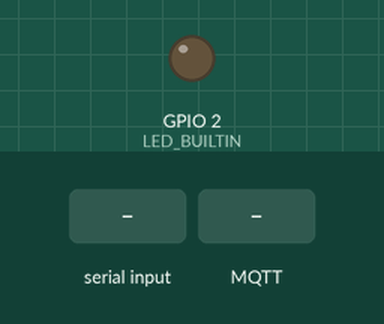
Simulated run of this sketch. Board: ESP32. Parts: output pins drawn as LEDs (lit = HIGH). Dashed ring = blinking. The test bench sets the inputs (shaded band). WiFi joins after 1.5 s; servers stay silent unless stated; no MQTT or app messages arrive unless stated; what the sketch prints to the serial monitor is not drawn.

Above: at 0.6 s.
At 3.02 s:
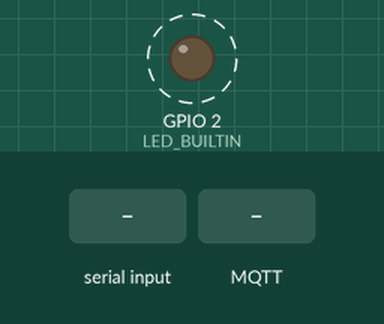
3.3 s: "1" received over Serial
At 4.9 s:
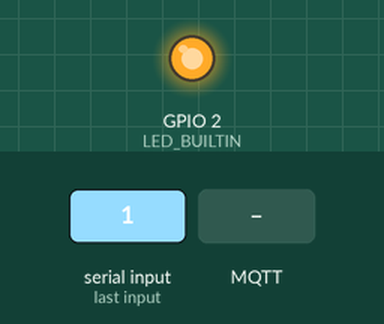
5.5 s: MQTT message "1" arrives on the first subscribed topic
7.0 s: MQTT message "on" arrives on the first subscribed topic
8.5 s: MQTT message "off" arrives on the first subscribed topic
Timing chart, 0 to 11.0 s (numbered marks = the images above; inputs shaded):
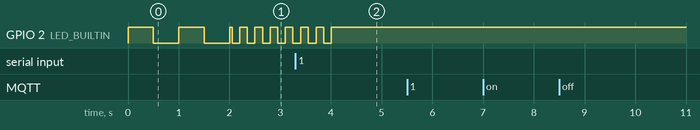

The sketch:

esp-mqtt-client.ino
```cpp
#include <WiFi.h>
#include <PubSubClient.h>

const char* ssid = "OGSSC-01";       //change this to your wifi username
const char* password = "OG-2024*";  //change this to your wifi password

const char* mqtt_server = "test.mosquitto.org";

WiFiClient espclient;
PubSubClient mqttclient(espclient);

char data[90];

void setupWiFI() {
  pinMode(LED_BUILTIN, OUTPUT);
  digitalWrite(LED_BUILTIN, LOW);
  WiFi.mode(WIFI_STA);
  WiFi.setSleep(false);
  WiFi.begin(ssid, password);
  WaitConnectWiFi();
  // Serial.println(WiFi.localIP());
}

void WaitConnectWiFi() {
  while (WiFi.status() != WL_CONNECTED) {
    digitalWrite(LED_BUILTIN, HIGH);
    delay(500);
    digitalWrite(LED_BUILTIN, LOW);
    delay(500);
  }
  digitalWrite(LED_BUILTIN, HIGH);
}


void setup() {
  Serial.begin(9600);

  setupWiFI();

  mqttclient.setServer(mqtt_server, 1883);
  mqttclient.setCallback(callback);

  data[0] = '\0';
}

void loop() {
  if (WiFi.status() != WL_CONNECTED) {
    WaitConnectWiFi();
  }
  if (!mqttclient.connected()) {
    reconnect();
  }
  if (Serial.available()) {
    data[0] = '\0';
    while (Serial.available()) {
      delay(3);
      char m = Serial.read();
      byte len = strlen(data);
      data[len] = m;
      data[len + 1] = '\0';
    }
    mqttclient.publish("app/token-meter/up", data);
    blink(2);
  }
  mqttclient.loop();
}

void callback(char* topic, byte* message, unsigned int length) {
  // Serial.print("Message arrived [");
  // Serial.print(topic);
  // Serial.print("] ");
  char msg[33];
  msg[0] = '\0';
  for (int i = 0; i < length; i++) {
    char c = (char)message[i];
    strncat(msg, &c, 1);
  }
  Serial.print(msg);
}

void blink(int num) {
  for (int i = 0; i < num; i++) {
    digitalWrite(LED_BUILTIN, LOW);
    delay(150);
    digitalWrite(LED_BUILTIN, HIGH);
    delay(150);
  }
}

void reconnect() {
  while (!mqttclient.connected()) {
    // Serial.println("Attempting MQTT connection...");
    if (mqttclient.connect("meter-mqtt")) {
      blink(5);
      mqttclient.subscribe("app/token-meter/down");
      // Serial.println("connected!");
    } else {
      blink(3);
      // Serial.print("failed, rc=");
      // Serial.print(mqttclient.state());
      // Serial.println(" try again in 3 seconds");
      // Wait 3 seconds before retrying
      delay(3000);
    }
  }
}
```

Measured:
- after the input at 5.5 s, every drawn part: stays the same
- after the input at 7.0 s, every drawn part: stays the same
- after the input at 8.5 s, every drawn part: stays the same
- by itself, GPIO 2 (LED_BUILTIN): alternates HIGH for 0.15 s and LOW for 0.15 s, 5 changes in all, then stays HIGH
